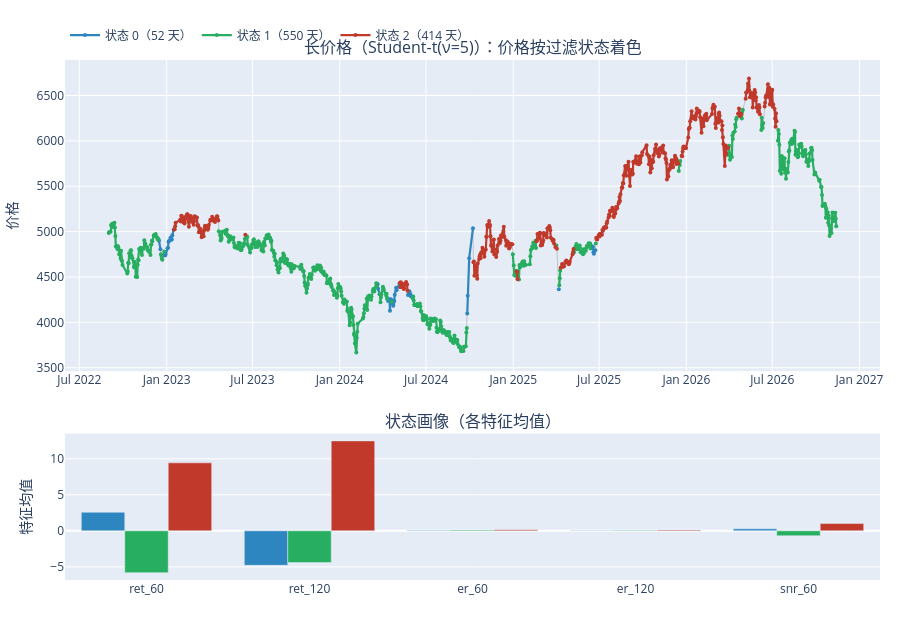

This figure's notebook cell:
### Markdown cell above
## 三、长价格（Student-t）

### Code cell
plot_states('长价格').show()

### Figure 1 — Plotly figure (JSON) as saved in the notebook; plotly's stock layout.template omitted (floating-point values rounded to 4 significant figures; data arrays with more than 128 entries replaced by an {"elided": "..."} marker saying what was removed)
{"data": [{"line": {"color": "#BDC3C7", "width": 1}, "mode": "lines", "name": "价格", "showlegend": false, "type": "scatter", "x": {"elided": "1016 str values"}, "xaxis": "x", "y": {"elided": "1016 float values"}, "yaxis": "y"}, {"line": {"color": "#2E86C1", "width": 2.2}, "marker": {"color": "#2E86C1", "size": 4}, "mode": "lines+markers", "name": "状态 0（52 天）", "type": "scatter", "x": {"elided": "1016 str values"}, "xaxis": "x", "y": {"elided": "1016 float values"}, "yaxis": "y"}, {"line": {"color": "#27AE60", "width": 2.2}, "marker": {"color": "#27AE60", "size": 4}, "mode": "lines+markers", "name": "状态 1（550 天）", "type": "scatter", "x": {"elided": "1016 str values"}, "xaxis": "x", "y": {"elided": "1016 float values"}, "yaxis": "y"}, {"line": {"color": "#C0392B", "width": 2.2}, "marker": {"color": "#C0392B", "size": 4}, "mode": "lines+markers", "name": "状态 2（414 天）", "type": "scatter", "x": {"elided": "1016 str values"}, "xaxis": "x", "y": {"elided": "1016 float values"}, "yaxis": "y"}, {"marker": {"color": "#2E86C1"}, "name": "状态 0", "showlegend": false, "type": "bar", "x": ["ret_60", "ret_120", "er_60", "er_120", "snr_60"], "xaxis": "x2", "y": [2.58, -4.79, 0.07, 0.06, 0.28], "yaxis": "y2"}, {"marker": {"color": "#27AE60"}, "name": "状态 1", "showlegend": false, "type": "bar", "x": ["ret_60", "ret_120", "er_60", "er_120", "snr_60"], "xaxis": "x2", "y": [-5.81, -4.41, 0.12, 0.07, -0.68], "yaxis": "y2"}, {"marker": {"color": "#C0392B"}, "name": "状态 2", "showlegend": false, "type": "bar", "x": ["ret_60", "ret_120", "er_60", "er_120", "snr_60"], "xaxis": "x2", "y": [9.44, 12.49, 0.16, 0.12, 1.01], "yaxis": "y2"}], "layout": {"annotations": [{"font": {"size": 16}, "showarrow": false, "text": "长价格（Student-t(ν=5)）：价格按过滤状态着色", "x": 0.5, "xanchor": "center", "xref": "paper", "y": 1.0, "yanchor": "bottom", "yref": "paper"}, {"font": {"size": 16}, "showarrow": false, "text": "状态画像（各特征均值）", "x": 0.5, "xanchor": "center", "xref": "paper", "y": 0.2816, "yanchor": "bottom", "yref": "paper"}], "height": 620, "hovermode": "x unified", "legend": {"orientation": "h", "y": 1.02, "yanchor": "bottom"}, "margin": {"b": 40, "l": 40, "r": 20, "t": 60}, "xaxis": {"anchor": "y", "domain": [0.0, 1.0]}, "xaxis2": {"anchor": "y2", "domain": [0.0, 1.0]}, "yaxis": {"anchor": "x", "domain": [0.4016, 1.0], "title": {"text": "价格"}}, "yaxis2": {"anchor": "x2", "domain": [0.0, 0.2816], "title": {"text": "特征均值"}}}}
